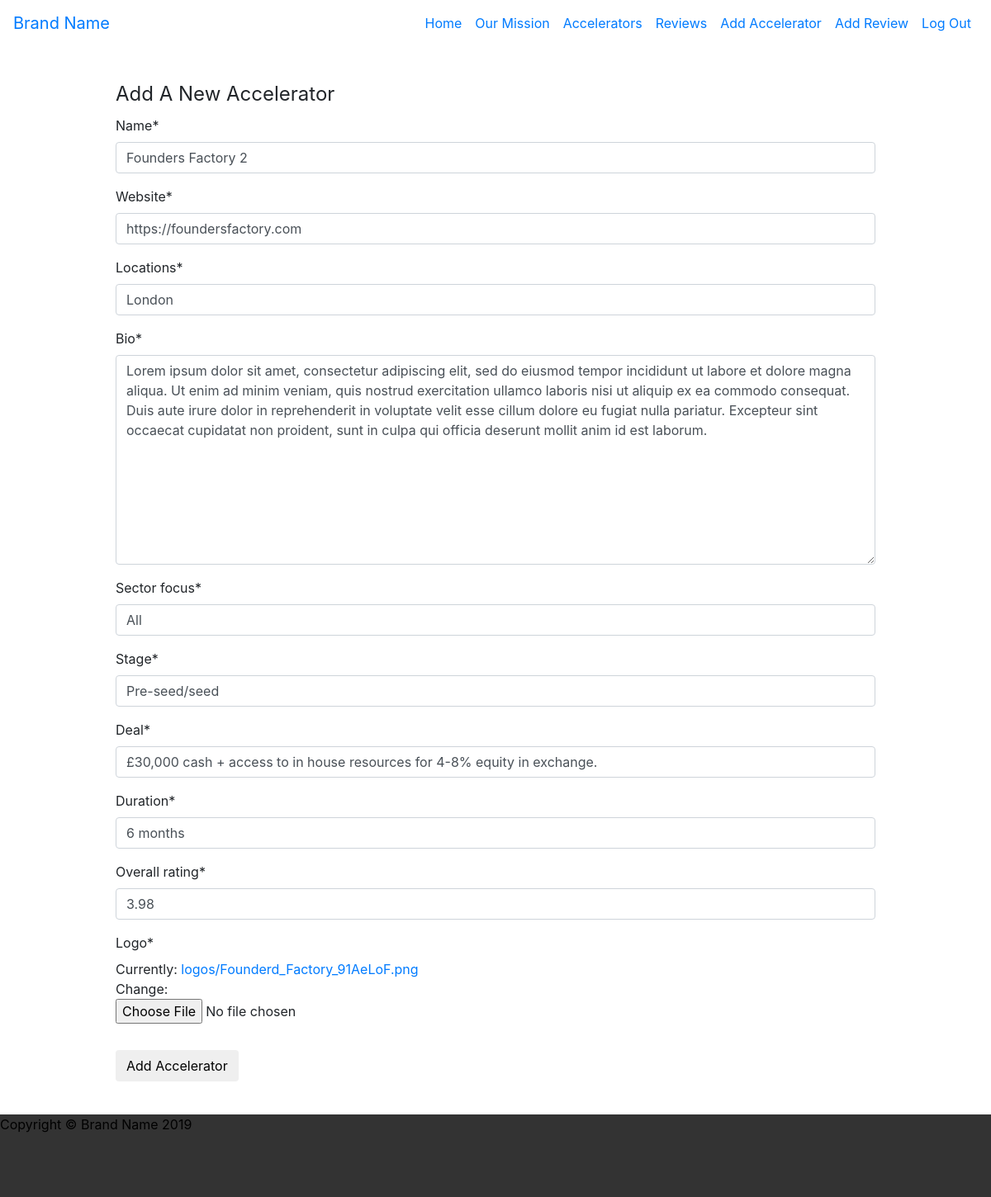
The page /reviews/accelerator/3/update/ (signed in) on the database as committed earlier.
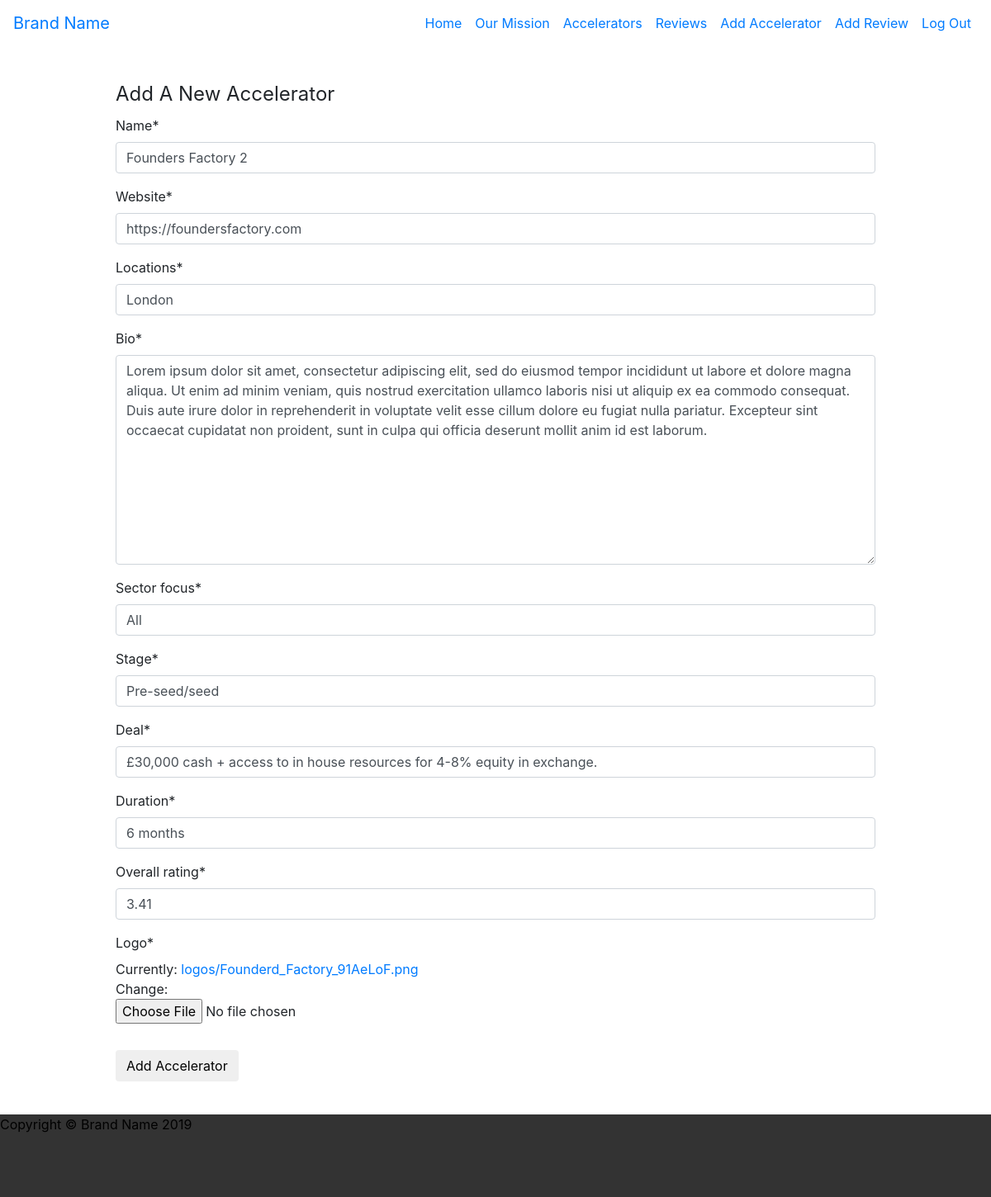
The same page on the database as committed later.
### reviews/models.py (models this page shows, shortened)
class Accelerator(models.Model):
    name = models.CharField(max_length=100)
    website = models.CharField(max_length=100)
    locations = models.CharField(max_length=100)
    bio = models.TextField()
    sector_focus = models.CharField(max_length=100)
    stage = models.CharField(max_length=100)
    deal = models.CharField(max_length=200)
    duration = models.CharField(max_length=100)
    overall_rating = models.DecimalField(decimal_places=2, max_digits=3)
    author = models.ForeignKey(User, on_delete=models.CASCADE, default='admin')
    logo = models.ImageField(default='default.jpg', upload_to='logos')

### reviews/views.py (the view, shortened to what this page needs)
# urls.py: path('accelerator/<int:pk>/update/', AcceleratorUpdateView.as_view(), name='accelerator_update'),
class AcceleratorUpdateView(LoginRequiredMixin, UserPassesTestMixin, UpdateView):
    model = Accelerator
    fields = ['name', 'website', 'locations', 'bio', 'sector_focus', 'stage', 'deal', 'duration', 'overall_rating', 'logo'] # Need to remove overall_rating once a foreign key has been created
    def test_func(self):
        accelerator = self.get_object()
        if self.request.user == accelerator.author:
            return True
        return False

### reviews/templates/reviews/accelerator_form.html (shortened to what this page needs)
{% extends 'accounts/base.html' %}
{% load crispy_forms_tags %}
{% block content %}
    <div class="container">
        <form method="POST">
            <fieldset class="form-group">
                <legend>Add A New Accelerator</legend>
                {{ form|crispy }}
            </fieldset>
            <button class="btn" type="submit">Add Accelerator</button>
        </form>
    </div>
{% endblock %}

Rows that differ between the two databases and show on the page:
changed Accelerator "Founders Factory 2": overall_rating "3.98" → "3.41"
